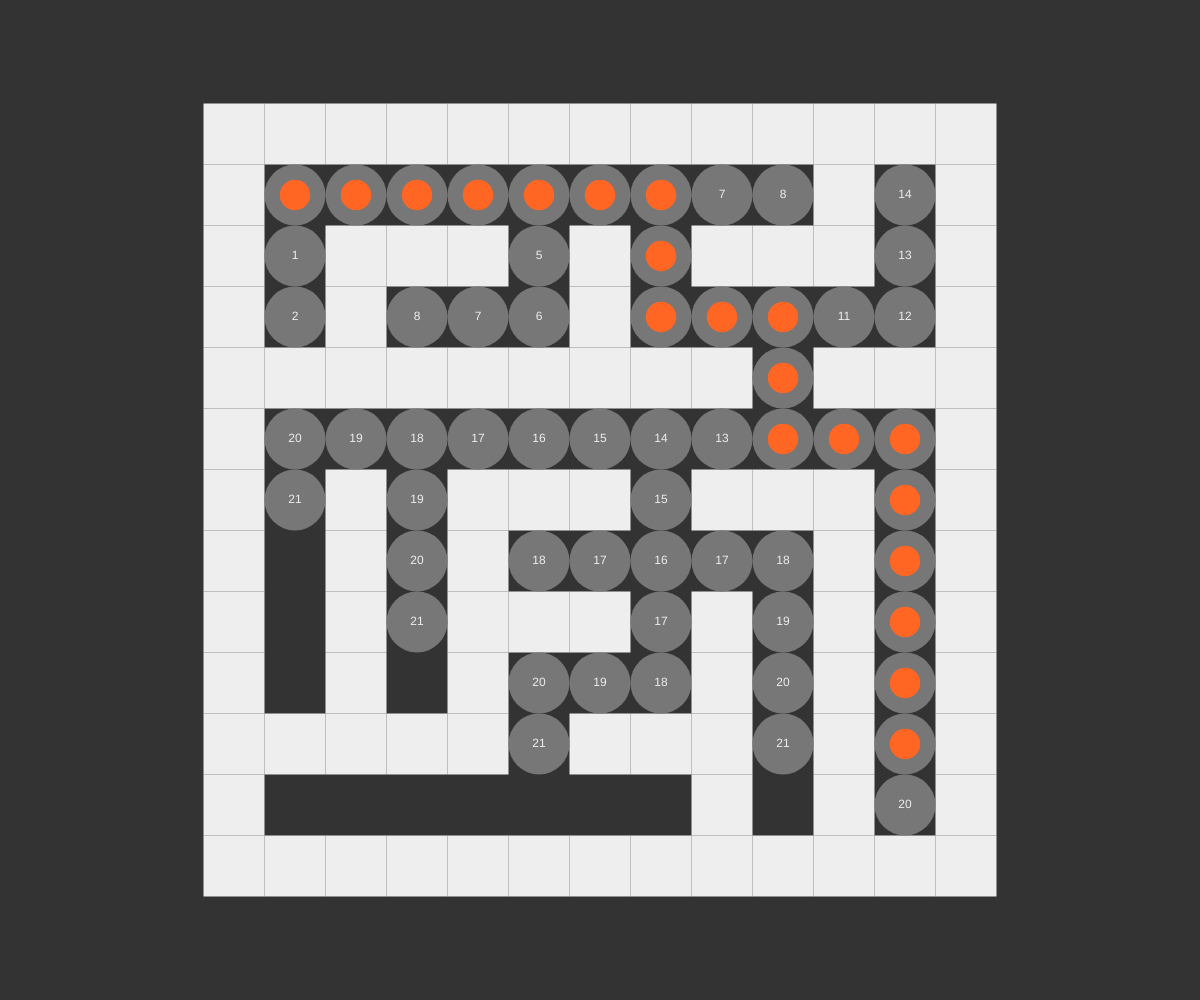
Frame 1 (no input)
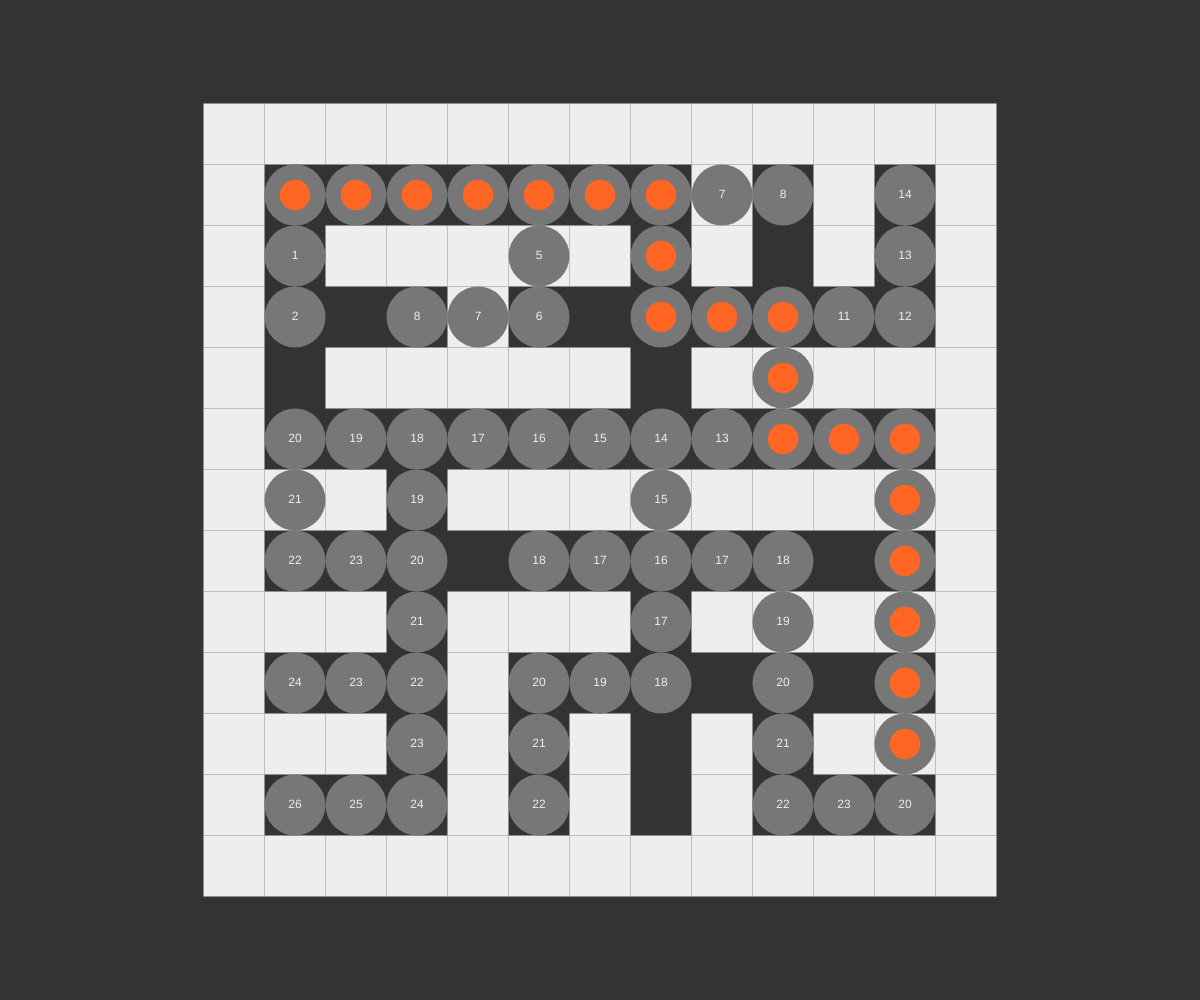
Frame 2 (the mouse pressed at the canvas centre, redrawn once)

The p5.js sketch that drew these frames (run headless with seeded random() and noise() and a simulated clock; the mouse was pressed at the canvas centre and the sketch redrawn once):

// p5.js sketch
// ── sketch.js
"use strict"

const WHITE = "#eeeeee";
const BLACK = "#333333";
const GRAY  = "#777777";
const RED   = "#ff6624";

const ROWS  = 13;// 迷路の大きさ(行数)
const COLS  = 13;// 迷路の大きさ(列数)

const M_ROAD   = 0;// 道
const M_WALL   = 1;// 壁
const M_PILLAR = 2;// 柱

// 迷路の配列
const maze = Array.from(new Array(ROWS), ()=>new Array(COLS).fill(M_ROAD));
const points = [];// 探索済み
const routes = [];// 探索候補
const start = {r:1, c:1, stp:0, fR:0, fC:0};// スタート位置
const goal  = {r:ROWS-2, c:COLS-2};// ゴール位置

function setup(){
	createCanvas(windowWidth, windowHeight);
	angleMode(DEGREES); noLoop();
	fill(WHITE); noStroke();
}

function draw(){
	background(BLACK);

	//randomSeed(64);    // Seed
	createMaze();      // 迷路生成
	points.push(start);// 探索済みに追加
	routes.push(start);// 探索候補に追加
	analyseMaze();     // 迷路探索
	showMaze();        // 迷路表示
}

//==========
// 迷路を探索するアルゴリズム(深度優先)

function analyseMaze(){

	const route = routes.shift();// 先頭から取得(幅優先)
	//const route = routes.pop();// 先頭から取得(深度優先)
	const sR    = route.r;
	const sC    = route.c;
	const stp   = route.stp;
	//console.log("analyseMaze:", sR, sC);

	// ゴール判定
	if(sR == goal.r && sC == goal.c) return;
	
	// マンハッタン距離
	let dirs = [
		{r:-1, c:0, dist:99}, {r:1, c:0, dist:99},
		{r:0, c:-1, dist:99}, {r:0, c:1, dist:99}
	];
	for(let i=0; i<dirs.length; i++){
		const dR = goal.r - (sR+dirs[i].r);
		const dC = goal.c - (sC+dirs[i].c);
		dirs[i].dist = abs(dR + dC);
	}
	dirs = dirs.sort((a, b)=>b.dist - a.dist);

	for(let dir of dirs){
		const oR = sR + dir.r;
		const oC = sC + dir.c;
		if(!isRoad(oR, oC)) continue; // 道でない
		if(isPassed(oR, oC)) continue;// 探索済みである
		const from = {r:oR, c:oC, stp:stp+1, fR:sR, fC:sC};
		points.push(from);// 探索済みに追加
		routes.push(from);// 探索候補に追加
	}

	if(0 < routes.length) analyseMaze();// 再帰処理

	return;
}

function isEnd(r, c){
	if(isRoad(r-1, c) && !isPassed(r-1, c)) return false;
	if(isRoad(r+1, c) && !isPassed(r+1, c)) return false;
	if(isRoad(r, c-1) && !isPassed(r, c-1)) return false;
	if(isRoad(r, c+1) && !isPassed(r, c+1)) return false;
	return true;
}

function isRoad(r, c){
	return maze[r][c] == M_ROAD;
}

function isPassed(r, c){
	for(let point of points){
		if(r == point.r && c == point.c) return true;
	}
	return false;
}

//==========
// 迷路を作るアルゴリズム(壁倒し法)

function createMaze(){

	for(let r=0; r<ROWS; r++){
		for(let c=0; c<COLS; c++){
			maze[r][c] = (r==0||c==0||r==ROWS-1||c==COLS-1)?M_WALL:M_ROAD;
		}
	}
	for(let r=0; r<ROWS; r++){
		for(let c=0; c<COLS; c++){
			if(maze[r][c] == M_WALL) continue;
			maze[r][c] = (r%2==0&&c%2==0)?M_PILLAR:M_ROAD;
		}
	}
	for(let r=2; r<ROWS; r++){
		for(let c=2; c<COLS; c++){
			if(maze[r][c] == M_PILLAR){
				if(r==2){
					setWall(r, c, true);
				}else{
					setWall(r, c, false);
				}
			}
		}
	}
}

function setWall(r, c, flg){
	const max = (flg) ? 4:3;
	const rdm = floor(random() * max);
	if(rdm == 0) maze[r][c-1] = M_WALL;
	if(rdm == 1) maze[r][c+1] = M_WALL;
	if(rdm == 2) maze[r+1][c] = M_WALL;
	if(rdm == 3) maze[r-1][c] = M_WALL;
}

//==========
// 迷路を表示する処理

function showMaze(){
	const size = floor((height*0.8) / ROWS);// セルのサイズ
	const oX = width / 2 - COLS * size / 2;
	const oY = height / 2 - ROWS * size / 2;
	for(let r=0; r<ROWS; r++){
		for(let c=0; c<COLS; c++){
			if(maze[r][c] == M_ROAD) continue;
			if(maze[r][c] == M_WALL) fill(WHITE);
			if(maze[r][c] == M_PILLAR) fill(WHITE);
			const x = oX + c * size;
			const y = oY + r * size;
			square(x, y, size);
		}
	}
	// 探索済み
	for(let point of points){
		const x = oX + point.c * size + size/2;
		const y = oY + point.r * size + size/2;
		fill(GRAY);
		circle(x, y, size);
		fill(WHITE);
		textAlign(CENTER, CENTER);
		text(point.stp, x, y);
	}
	// 探索候補(ゴールから逆順にスタートまで辿る)
	let route = getRoute(goal.r, goal.c);
	while(route = getRoute(route.fR, route.fC)){
		const x = oX + route.c * size + size/2;
		const y = oY + route.r * size + size/2;
		fill(RED);
		circle(x, y, size/2);
	}
}

function getRoute(r, c){
	for(let point of points){
		if(point.r == r && point.c == c) return point;
	}
	return null;
}
